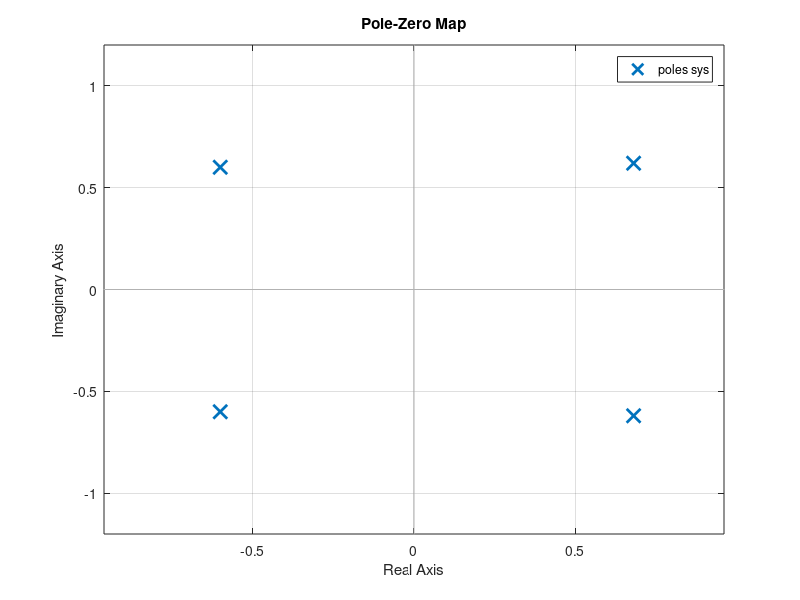
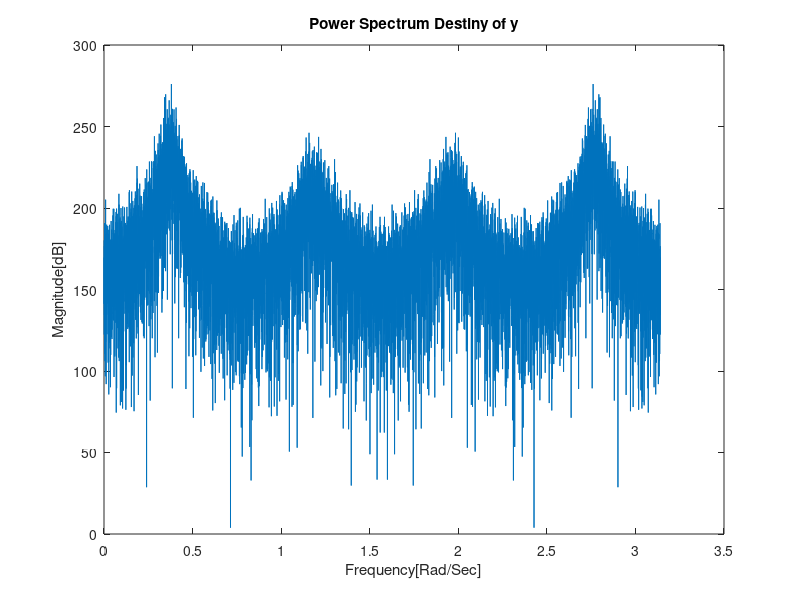

Reproduce these figures in MATLAB, in order. (Note: this script raises an error after producing the figures.)
clear all; close all; clc;

%% Section 1
sys = zpk([],[-0.6+0.6i , -0.6-0.6i , 0.68+0.62i , 0.68-0.62i], 1);
figure(1);
pzmap(sys)
[b,a] = zp2tf([],[-0.6+0.6i , -0.6-0.6i , 0.68+0.62i , 0.68-0.62i], 1);
noise = randn(1,10000);
y = filter(b,a,noise);
psd = 20*log(abs(fft(y)).^2);
[~, freq] = freqz(b,a,length(psd));
figure(2)
plot(freq,psd);
hold on;
title('Power Spectrum Destiny of y');
xlabel('Frequency[Rad/Sec]');
ylabel('Magnitude[dB]');

%% Section 2
p = 4;
frame = y(1000:1511);
[a_hat,e,k] = levinson(autocorr(frame),p);
sys_hat = zpk([],a_hat, 1);
y_hat = filter(b,a_hat,noise);
psd_hat = 20*log(abs(fft(y_hat)).^2);
[~, freq_hat] = freqz(b,a_hat,length(psd_hat));
figure(2)
plot(freq_hat,psd_hat);
title('Power Spectrum Destiny of y');
xlabel('Frequency');
ylabel('Magnitude');

